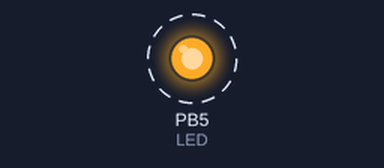
A program run on a simulated ATmega328P, built with avr-gcc and emulated at 16 MHz. Parts: output pins drawn as LEDs (lit = HIGH). Dashed ring = blinking.

Above: at 0.5 s.
Timing chart, 0 to 4.6 s (numbered marks = the images above):
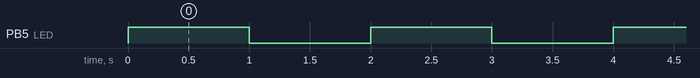

The program:

main.c
```c
#include <avr/io.h>
#include <util/delay.h>

void setup() {
    // initialize digital pin LED_BUILTIN as an output.
    DDRB |= (1 << DDB5);
}

void loop() {
  PORTB |= (1 << PORTB5);   // turn the LED on (HIGH is the voltage level)
  _delay_ms(1000);          // wait for a second
  PORTB &= ~(1 << PORTB5);  // turn the LED off by making the voltage LOW
  _delay_ms(1000);          // wait for a second
}

int main(void) {
    setup();

    while(1) {
        loop();
    }
}
```

Measured:
- by itself, PB5 (LED): alternates HIGH for 1.0 s and LOW for 1.0 s
